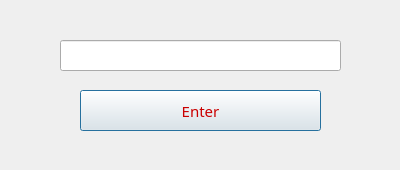
<?xml version="1.0" encoding="UTF-8"?>
<ui version="4.0">
 <class>Dialog</class>
 <widget class="QDialog" name="Dialog">
  <property name="geometry">
   <rect>
    <x>0</x>
    <y>0</y>
    <width>400</width>
    <height>170</height>
   </rect>
  </property>
  <property name="windowTitle">
   <string>Dialog</string>
  </property>
  <property name="windowIcon">
   <iconset>
    <normaloff>bandit.ico</normaloff>bandit.ico</iconset>
  </property>
  <property name="styleSheet">
   <string notr="true">background-image: url(ae.jpg) ;
color: rgb(202, 0, 0);</string>
  </property>
  <widget class="QPushButton" name="enter">
   <property name="geometry">
    <rect>
     <x>80</x>
     <y>90</y>
     <width>241</width>
     <height>41</height>
    </rect>
   </property>
   <property name="font">
    <font>
     <family>MV Boli</family>
     <pointsize>11</pointsize>
    </font>
   </property>
   <property name="text">
    <string>Enter</string>
   </property>
  </widget>
  <widget class="QLineEdit" name="lineEdit">
   <property name="geometry">
    <rect>
     <x>60</x>
     <y>40</y>
     <width>281</width>
     <height>31</height>
    </rect>
   </property>
  </widget>
 </widget>
 <resources/>
 <connections/>
</ui>
